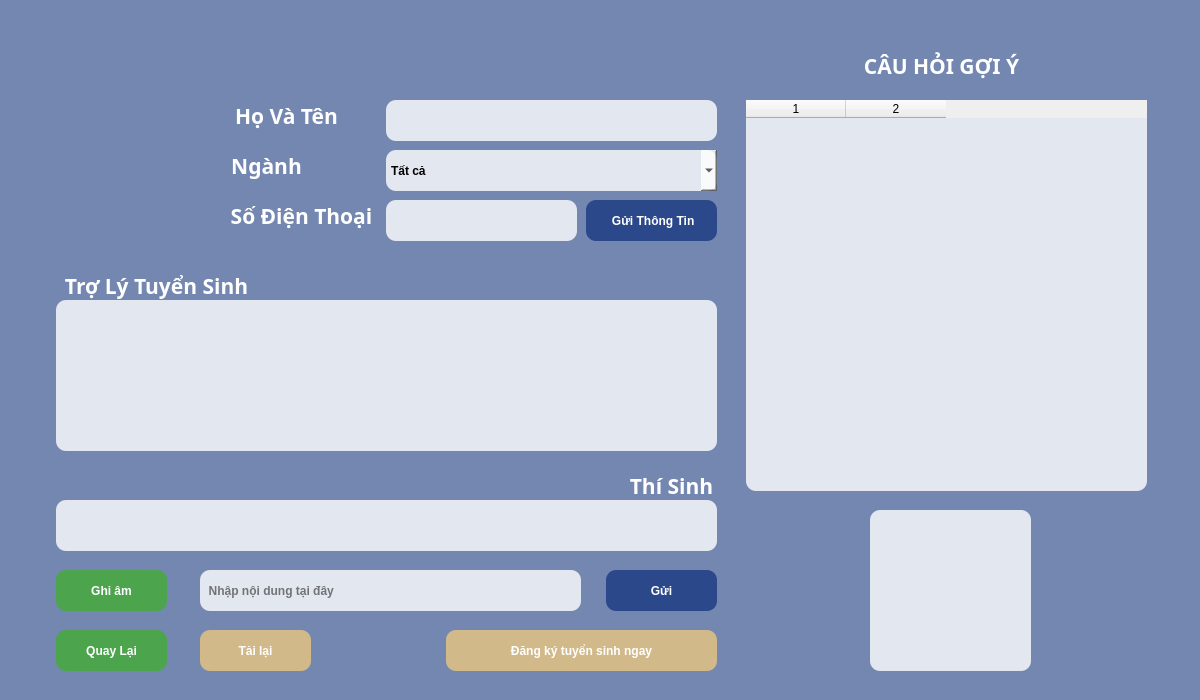
<?xml version="1.0" encoding="UTF-8"?>
<ui version="4.0">
 <class>admissions_window</class>
 <widget class="QMainWindow" name="admissions_window">
  <property name="geometry">
   <rect>
    <x>0</x>
    <y>0</y>
    <width>1200</width>
    <height>700</height>
   </rect>
  </property>
  <property name="sizePolicy">
   <sizepolicy hsizetype="Preferred" vsizetype="Preferred">
    <horstretch>0</horstretch>
    <verstretch>0</verstretch>
   </sizepolicy>
  </property>
  <property name="minimumSize">
   <size>
    <width>1200</width>
    <height>700</height>
   </size>
  </property>
  <property name="maximumSize">
   <size>
    <width>1200</width>
    <height>700</height>
   </size>
  </property>
  <property name="windowTitle">
   <string>PHẦN MỀM TƯ VẤN TUYỂN SINH TRƯỜNG ĐẠI HỌC VĂN HIẾN</string>
  </property>
  <property name="windowIcon">
   <iconset>
    <normaloff>img/logo.png</normaloff>img/logo.png</iconset>
  </property>
  <widget class="QWidget" name="centralwidget">
   <widget class="QPushButton" name="signup">
    <property name="geometry">
     <rect>
      <x>446</x>
      <y>630</y>
      <width>271</width>
      <height>41</height>
     </rect>
    </property>
    <property name="maximumSize">
     <size>
      <width>16777215</width>
      <height>16777215</height>
     </size>
    </property>
    <property name="styleSheet">
     <string notr="true">QPushButton{
	color: rgb(255,255,255);
	font: 75 14pt &quot;HungHau&quot;;
	border-radius: 10px;
	background-color: rgba(242, 202, 126,75%);
	font-weight: bold;
}
QPushButton:hover{
	font: 75 16pt &quot;HungHau&quot;;
	border-radius: 10px;
	border: 3px solid #F2CA7E;
	background-color: rgba(249, 230, 117,60%);
	font-weight: bold;
}</string>
    </property>
    <property name="text">
     <string>Đăng ký tuyển sinh ngay</string>
    </property>
    <property name="iconSize">
     <size>
      <width>57</width>
      <height>25</height>
     </size>
    </property>
    <property name="autoDefault">
     <bool>false</bool>
    </property>
   </widget>
   <widget class="QPushButton" name="logout">
    <property name="geometry">
     <rect>
      <x>56</x>
      <y>630</y>
      <width>111</width>
      <height>41</height>
     </rect>
    </property>
    <property name="maximumSize">
     <size>
      <width>16777215</width>
      <height>16777215</height>
     </size>
    </property>
    <property name="styleSheet">
     <string notr="true">QPushButton{
	color: rgb(255, 255, 255);
	font: 75 12pt &quot;HungHau&quot;;
	border-radius: 10px;
	background-color: rgba(74,167,72,95%);
	font-weight: bold;
}
QPushButton:hover{
	font: 75 14pt &quot;HungHau&quot;;
	border-radius: 10px;
	border: 3px solid #4AA748;
	background-color: rgba(132,193,65,65%);
	font-weight: bold;
}</string>
    </property>
    <property name="text">
     <string>Quay Lại</string>
    </property>
    <property name="iconSize">
     <size>
      <width>57</width>
      <height>25</height>
     </size>
    </property>
    <property name="autoDefault">
     <bool>false</bool>
    </property>
   </widget>
   <widget class="QLabel" name="logo">
    <property name="geometry">
     <rect>
      <x>66</x>
      <y>70</y>
      <width>151</width>
      <height>151</height>
     </rect>
    </property>
    <property name="text">
     <string/>
    </property>
    <property name="pixmap">
     <pixmap>img/logo.png</pixmap>
    </property>
    <property name="scaledContents">
     <bool>true</bool>
    </property>
   </widget>
   <widget class="QPushButton" name="record">
    <property name="geometry">
     <rect>
      <x>56</x>
      <y>570</y>
      <width>111</width>
      <height>41</height>
     </rect>
    </property>
    <property name="maximumSize">
     <size>
      <width>16777215</width>
      <height>16777215</height>
     </size>
    </property>
    <property name="styleSheet">
     <string notr="true">QPushButton{
	color: rgb(255, 255, 255);
	font: 75 12pt &quot;HungHau&quot;;
	border-radius: 10px;
	background-color: rgba(74,167,72,95%);
	font-weight: bold;
}
QPushButton:hover{
	font: 75 14pt &quot;HungHau&quot;;
	border-radius: 10px;
	border: 3px solid #4AA748;
	background-color: rgba(132,193,65,65%);
	font-weight: bold;
}</string>
    </property>
    <property name="text">
     <string>Ghi âm</string>
    </property>
    <property name="iconSize">
     <size>
      <width>57</width>
      <height>25</height>
     </size>
    </property>
    <property name="autoDefault">
     <bool>false</bool>
    </property>
   </widget>
   <widget class="QPushButton" name="question_send">
    <property name="geometry">
     <rect>
      <x>606</x>
      <y>570</y>
      <width>111</width>
      <height>41</height>
     </rect>
    </property>
    <property name="maximumSize">
     <size>
      <width>16777215</width>
      <height>16777215</height>
     </size>
    </property>
    <property name="styleSheet">
     <string notr="true">QPushButton{
	font: 75 12pt &quot;HungHau&quot;;
	border-radius: 10px;
	background-color: rgba(34,65,134,90%);
	color: rgb(255, 255, 255);
	font-weight: bold;
}
QPushButton:hover{
	font: 75 14pt &quot;HungHau&quot;;
	border-radius: 10px;
	border: 3px solid rgb(59,108,212);
	background-color: rgba(59,108,212,65%);
	font-weight: bold;
}</string>
    </property>
    <property name="text">
     <string>Gửi</string>
    </property>
    <property name="iconSize">
     <size>
      <width>57</width>
      <height>25</height>
     </size>
    </property>
    <property name="autoDefault">
     <bool>false</bool>
    </property>
   </widget>
   <widget class="QLabel" name="user_ouput">
    <property name="enabled">
     <bool>true</bool>
    </property>
    <property name="geometry">
     <rect>
      <x>56</x>
      <y>500</y>
      <width>661</width>
      <height>51</height>
     </rect>
    </property>
    <property name="styleSheet">
     <string notr="true">QLabel{
	font: 75 10pt &quot;HungHau&quot;;
	border-radius: 10px;
	background-color: rgba(255, 255, 255,80%);
	font-weight: bold;
}

QLabel:hover{
	font: 75 12pt &quot;HungHau&quot;;
	border: 2px solid #92D050;
	background-color: rgba(255, 255, 255,90%);
	font-weight: bold;
}</string>
    </property>
    <property name="text">
     <string>&lt;html&gt;&lt;head/&gt;&lt;body&gt;&lt;p align=&quot;center&quot;&gt;&lt;br/&gt;&lt;/p&gt;&lt;/body&gt;&lt;/html&gt;</string>
    </property>
    <property name="alignment">
     <set>Qt::AlignLeading|Qt::AlignLeft|Qt::AlignVCenter</set>
    </property>
   </widget>
   <widget class="QLineEdit" name="question_input">
    <property name="geometry">
     <rect>
      <x>200</x>
      <y>570</y>
      <width>381</width>
      <height>41</height>
     </rect>
    </property>
    <property name="styleSheet">
     <string notr="true">QLineEdit{
	font: 75 10pt &quot;HungHau&quot;;
	border-radius: 10px;
	background-color: rgba(255, 255, 255,80%);
	font-weight: bold;
}

QLineEdit:hover{
	font: 75 12pt &quot;HungHau&quot;;
	border: 2px solid #92D050;
	background-color: rgba(255, 255, 255,90%);
	font-weight: bold;
}</string>
    </property>
    <property name="placeholderText">
     <string>  Nhập nội dung tại đây</string>
    </property>
   </widget>
   <widget class="QLineEdit" name="name_input">
    <property name="geometry">
     <rect>
      <x>386</x>
      <y>100</y>
      <width>331</width>
      <height>41</height>
     </rect>
    </property>
    <property name="styleSheet">
     <string notr="true">QLineEdit{
	font: 75 10pt &quot;HungHau&quot;;
	border-radius: 10px;
	background-color: rgba(255, 255, 255,80%);
	font-weight: bold;
}

QLineEdit:hover{
	font: 75 12pt &quot;HungHau&quot;;
	border: 2px solid #92D050;
	background-color: rgba(255, 255, 255,90%);
	font-weight: bold;
}</string>
    </property>
   </widget>
   <widget class="QLineEdit" name="numberphone_input">
    <property name="geometry">
     <rect>
      <x>386</x>
      <y>200</y>
      <width>191</width>
      <height>41</height>
     </rect>
    </property>
    <property name="styleSheet">
     <string notr="true">QLineEdit{
	font: 75 10pt &quot;HungHau&quot;;
	border-radius: 10px;
	background-color: rgba(255, 255, 255,80%);
	font-weight: bold;
}

QLineEdit:hover{
	font: 75 12pt &quot;HungHau&quot;;
	border: 2px solid #92D050;
	background-color: rgba(255, 255, 255,90%);
	font-weight: bold;
}</string>
    </property>
   </widget>
   <widget class="QPushButton" name="info_send">
    <property name="geometry">
     <rect>
      <x>586</x>
      <y>200</y>
      <width>131</width>
      <height>41</height>
     </rect>
    </property>
    <property name="maximumSize">
     <size>
      <width>16777215</width>
      <height>16777215</height>
     </size>
    </property>
    <property name="styleSheet">
     <string notr="true">QPushButton{
	font: 75 12pt &quot;HungHau&quot;;
	border-radius: 10px;
	background-color: rgba(34,65,134,90%);
	color: rgb(255, 255, 255);
	font-weight: bold;
}
QPushButton:hover{
	font: 75 14pt &quot;HungHau&quot;;
	border-radius: 10px;
	border: 3px solid rgb(59,108,212);
	background-color: rgba(59,108,212,65%);
	font-weight: bold;
}</string>
    </property>
    <property name="text">
     <string> Gửi Thông Tin</string>
    </property>
    <property name="iconSize">
     <size>
      <width>57</width>
      <height>25</height>
     </size>
    </property>
    <property name="autoDefault">
     <bool>false</bool>
    </property>
   </widget>
   <widget class="QLabel" name="background">
    <property name="geometry">
     <rect>
      <x>0</x>
      <y>0</y>
      <width>1201</width>
      <height>701</height>
     </rect>
    </property>
    <property name="text">
     <string/>
    </property>
    <property name="pixmap">
     <pixmap>img/background.jpg</pixmap>
    </property>
    <property name="scaledContents">
     <bool>true</bool>
    </property>
    <property name="wordWrap">
     <bool>false</bool>
    </property>
    <property name="openExternalLinks">
     <bool>false</bool>
    </property>
   </widget>
   <widget class="QLabel" name="background_fillter">
    <property name="enabled">
     <bool>false</bool>
    </property>
    <property name="geometry">
     <rect>
      <x>0</x>
      <y>0</y>
      <width>1201</width>
      <height>701</height>
     </rect>
    </property>
    <property name="mouseTracking">
     <bool>false</bool>
    </property>
    <property name="tabletTracking">
     <bool>false</bool>
    </property>
    <property name="focusPolicy">
     <enum>Qt::NoFocus</enum>
    </property>
    <property name="contextMenuPolicy">
     <enum>Qt::NoContextMenu</enum>
    </property>
    <property name="autoFillBackground">
     <bool>false</bool>
    </property>
    <property name="styleSheet">
     <string notr="true">QLabel{
	background: rgba(34,65,134,60%);
}</string>
    </property>
    <property name="text">
     <string/>
    </property>
   </widget>
   <widget class="QTextEdit" name="bot_output">
    <property name="enabled">
     <bool>true</bool>
    </property>
    <property name="geometry">
     <rect>
      <x>56</x>
      <y>300</y>
      <width>661</width>
      <height>151</height>
     </rect>
    </property>
    <property name="cursor" stdset="0">
     <cursorShape>ArrowCursor</cursorShape>
    </property>
    <property name="styleSheet">
     <string notr="true">QTextEdit{
	font: 75 10pt &quot;HungHau&quot;;
	border-radius: 10px;
	background-color: rgba(255, 255, 255,80%);
	font-weight: bold;
}

QTextEdit:hover{
	font: 75 12pt &quot;HungHau&quot;;
	border: 2px solid #92D050;
	background-color: rgba(255, 255, 255,90%);
	font-weight: bold;
}</string>
    </property>
    <property name="verticalScrollBarPolicy">
     <enum>Qt::ScrollBarAsNeeded</enum>
    </property>
   </widget>
   <widget class="QComboBox" name="choosetable_box">
    <property name="geometry">
     <rect>
      <x>386</x>
      <y>150</y>
      <width>331</width>
      <height>41</height>
     </rect>
    </property>
    <property name="styleSheet">
     <string notr="true">QComboBox{
	font: 75 10pt &quot;HungHau&quot;;
	border-radius: 10px;
	background-color: rgba(255, 255, 255,80%);
	font-weight: bold;
}

QComboBox:hover{
	font: 75 12pt &quot;HungHau&quot;;
	border: 2px solid #92D050;
	background-color: rgba(255, 255, 255,90%);
	font-weight: bold;
}</string>
    </property>
    <item>
     <property name="text">
      <string>Tất cả</string>
     </property>
    </item>
    <item>
     <property name="text">
      <string>Du lịch</string>
     </property>
    </item>
    <item>
     <property name="text">
      <string>Công nghệ thông tin</string>
     </property>
    </item>
   </widget>
   <widget class="QTableWidget" name="hintquestion">
    <property name="geometry">
     <rect>
      <x>746</x>
      <y>100</y>
      <width>401</width>
      <height>391</height>
     </rect>
    </property>
    <property name="styleSheet">
     <string notr="true">QTableWidget{
	font: 75 10pt &quot;HungHau&quot;;
	border-radius: 10px;
	background-color: rgba(255, 255, 255,80%);
	font-weight: bold;
}

QTableWidget:hover{
	font: 75 12pt &quot;HungHau&quot;;
	border: 2px solid #92D050;
	background-color: rgba(255, 255, 255,90%);
	font-weight: bold;
}</string>
    </property>
    <property name="columnCount">
     <number>2</number>
    </property>
    <column/>
    <column/>
   </widget>
   <widget class="QPushButton" name="tittle_hintquestion">
    <property name="geometry">
     <rect>
      <x>796</x>
      <y>50</y>
      <width>291</width>
      <height>31</height>
     </rect>
    </property>
    <property name="font">
     <font>
      <family>HungHau</family>
      <pointsize>16</pointsize>
      <weight>75</weight>
      <italic>false</italic>
      <bold>true</bold>
     </font>
    </property>
    <property name="tabletTracking">
     <bool>false</bool>
    </property>
    <property name="styleSheet">
     <string notr="true">QPushButton{
	color: rgb(255, 255, 255);
	font: 75 16pt &quot;HungHau&quot;;
	border-radius: 20px;
	font-weight: bold;


}
QPushButton:hover{
	font: 75 20pt &quot;HungHau&quot;;
	border-radius: 20px;
	font-weight: bold;

}</string>
    </property>
    <property name="text">
     <string>CÂU HỎI GỢI Ý</string>
    </property>
   </widget>
   <widget class="QPushButton" name="tittle_name">
    <property name="geometry">
     <rect>
      <x>226</x>
      <y>100</y>
      <width>121</width>
      <height>31</height>
     </rect>
    </property>
    <property name="font">
     <font>
      <family>HungHau</family>
      <pointsize>16</pointsize>
      <weight>75</weight>
      <italic>false</italic>
      <bold>true</bold>
     </font>
    </property>
    <property name="tabletTracking">
     <bool>false</bool>
    </property>
    <property name="styleSheet">
     <string notr="true">QPushButton{
	color: rgb(255, 255, 255);
	font: 75 16pt &quot;HungHau&quot;;
	border-radius: 20px;
	font-weight: bold;
}
QPushButton:hover{
	font: 75 18pt &quot;HungHau&quot;;
	border-radius: 20px;
	font-weight: bold;
}</string>
    </property>
    <property name="text">
     <string>Họ Và Tên</string>
    </property>
   </widget>
   <widget class="QPushButton" name="tittle_choosetable">
    <property name="geometry">
     <rect>
      <x>226</x>
      <y>150</y>
      <width>81</width>
      <height>31</height>
     </rect>
    </property>
    <property name="font">
     <font>
      <family>HungHau</family>
      <pointsize>16</pointsize>
      <weight>75</weight>
      <italic>false</italic>
      <bold>true</bold>
     </font>
    </property>
    <property name="tabletTracking">
     <bool>false</bool>
    </property>
    <property name="styleSheet">
     <string notr="true">QPushButton{
	color: rgb(255, 255, 255);
	font: 75 16pt &quot;HungHau&quot;;
	border-radius: 20px;
	font-weight: bold;
}
QPushButton:hover{
	font: 75 18pt &quot;HungHau&quot;;
	border-radius: 20px;
	font-weight: bold;
}</string>
    </property>
    <property name="text">
     <string>Ngành</string>
    </property>
   </widget>
   <widget class="QPushButton" name="tittle_numberphone">
    <property name="geometry">
     <rect>
      <x>216</x>
      <y>200</y>
      <width>171</width>
      <height>31</height>
     </rect>
    </property>
    <property name="font">
     <font>
      <family>HungHau</family>
      <pointsize>16</pointsize>
      <weight>75</weight>
      <italic>false</italic>
      <bold>true</bold>
     </font>
    </property>
    <property name="tabletTracking">
     <bool>false</bool>
    </property>
    <property name="styleSheet">
     <string notr="true">QPushButton{
	color: rgb(255, 255, 255);
	font: 75 16pt &quot;HungHau&quot;;
	border-radius: 20px;
	font-weight: bold;
}
QPushButton:hover{
	font: 75 18pt &quot;HungHau&quot;;
	border-radius: 20px;
	font-weight: bold;

}</string>
    </property>
    <property name="text">
     <string>Số Điện Thoại</string>
    </property>
   </widget>
   <widget class="QPushButton" name="tittle_bot">
    <property name="geometry">
     <rect>
      <x>46</x>
      <y>270</y>
      <width>221</width>
      <height>31</height>
     </rect>
    </property>
    <property name="font">
     <font>
      <family>HungHau</family>
      <pointsize>16</pointsize>
      <weight>75</weight>
      <italic>false</italic>
      <bold>true</bold>
     </font>
    </property>
    <property name="tabletTracking">
     <bool>false</bool>
    </property>
    <property name="styleSheet">
     <string notr="true">QPushButton{
	color: rgb(255, 255, 255);
	font: 75 16pt &quot;HungHau&quot;;
	border-radius: 20px;
	font-weight: bold;
}
QPushButton:hover{
	font: 75 18pt &quot;HungHau&quot;;
	border-radius: 20px;
	font-weight: bold;

}</string>
    </property>
    <property name="text">
     <string>Trợ Lý Tuyển Sinh</string>
    </property>
   </widget>
   <widget class="QPushButton" name="tittle_user">
    <property name="geometry">
     <rect>
      <x>616</x>
      <y>470</y>
      <width>111</width>
      <height>31</height>
     </rect>
    </property>
    <property name="font">
     <font>
      <family>HungHau</family>
      <pointsize>16</pointsize>
      <weight>75</weight>
      <italic>false</italic>
      <bold>true</bold>
     </font>
    </property>
    <property name="tabletTracking">
     <bool>false</bool>
    </property>
    <property name="styleSheet">
     <string notr="true">QPushButton{
	color: rgb(255, 255, 255);
	font: 75 16pt &quot;HungHau&quot;;
	border-radius: 20px;
	font-weight: bold;
}
QPushButton:hover{
	font: 75 18pt &quot;HungHau&quot;;
	border-radius: 20px;
	font-weight: bold;

}</string>
    </property>
    <property name="text">
     <string>Thí Sinh</string>
    </property>
   </widget>
   <widget class="QPushButton" name="refresh_button">
    <property name="geometry">
     <rect>
      <x>200</x>
      <y>630</y>
      <width>111</width>
      <height>41</height>
     </rect>
    </property>
    <property name="maximumSize">
     <size>
      <width>16777215</width>
      <height>16777215</height>
     </size>
    </property>
    <property name="styleSheet">
     <string notr="true">QPushButton{
	color: rgb(255,255,255);
	font: 75 14pt &quot;HungHau&quot;;
	border-radius: 10px;
	background-color: rgba(242, 202, 126,75%);
	font-weight: bold;
}
QPushButton:hover{
	font: 75 16pt &quot;HungHau&quot;;
	border-radius: 10px;
	border: 3px solid #F2CA7E;
	background-color: rgba(249, 230, 117,60%);
	font-weight: bold;
}</string>
    </property>
    <property name="text">
     <string>Tải lại</string>
    </property>
    <property name="iconSize">
     <size>
      <width>57</width>
      <height>25</height>
     </size>
    </property>
    <property name="autoDefault">
     <bool>false</bool>
    </property>
   </widget>
   <widget class="QLabel" name="qrcode">
    <property name="geometry">
     <rect>
      <x>870</x>
      <y>510</y>
      <width>161</width>
      <height>161</height>
     </rect>
    </property>
    <property name="styleSheet">
     <string notr="true">QLabel{
	border-radius: 10px;
	background-color: rgba(255, 255, 255,80%);
}

QLabel:hover{
	border: 2px solid #92D050;
	background-color: rgba(255, 255, 255,90%);
}</string>
    </property>
    <property name="text">
     <string/>
    </property>
    <property name="pixmap">
     <pixmap>img/QR.png</pixmap>
    </property>
    <property name="scaledContents">
     <bool>true</bool>
    </property>
   </widget>
   <zorder>background</zorder>
   <zorder>background_fillter</zorder>
   <zorder>signup</zorder>
   <zorder>logout</zorder>
   <zorder>logo</zorder>
   <zorder>record</zorder>
   <zorder>question_send</zorder>
   <zorder>user_ouput</zorder>
   <zorder>question_input</zorder>
   <zorder>name_input</zorder>
   <zorder>numberphone_input</zorder>
   <zorder>info_send</zorder>
   <zorder>bot_output</zorder>
   <zorder>choosetable_box</zorder>
   <zorder>hintquestion</zorder>
   <zorder>tittle_hintquestion</zorder>
   <zorder>tittle_name</zorder>
   <zorder>tittle_choosetable</zorder>
   <zorder>tittle_numberphone</zorder>
   <zorder>tittle_bot</zorder>
   <zorder>tittle_user</zorder>
   <zorder>refresh_button</zorder>
   <zorder>qrcode</zorder>
  </widget>
 </widget>
 <resources/>
 <connections/>
</ui>
